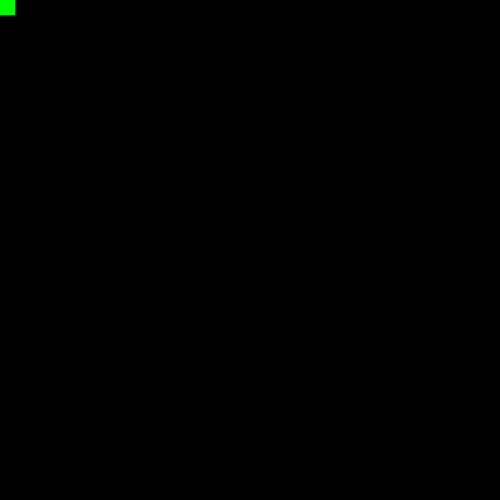
Frame 1 (no input)
Frame 60 (the mouse pressed at the canvas centre just before this capture): identical to frame 1, image omitted
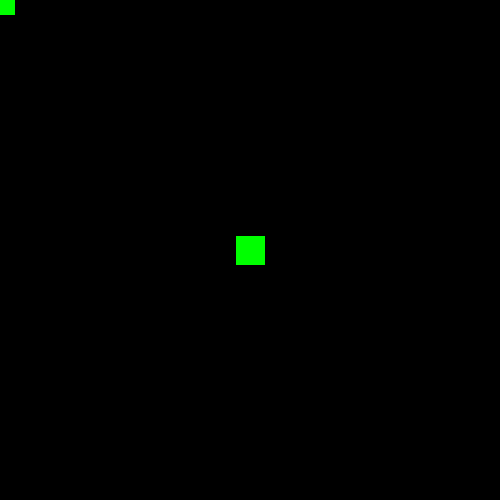
Frame 120 (the mouse held since frame 60 and released just before this capture)

The Processing sketch that drew these frames (run headless with seeded random() and noise(); from frame 60 on, the mouse is pressed at the canvas centre):

// Processing sketch: ex12_10
// ── ex12_10.pde
// 마우스를 움직이면 원이 따라오고 드래그하면 사각형이 따라옴

boolean check = false;

void setup() {
  size(500, 500);
  background(0);
}

void draw() {
  if (check) {
    fill(255, 0, 0);
    ellipse(mouseX, mouseY, 30, 30);
  } else {
    fill(0, 255, 0);
    rectMode(CENTER);
    rect(mouseX, mouseY, 30, 30);
  }
}

void mouseMoved() {
  check = true;
}

void mouseDragged() {
  check = false;
}
